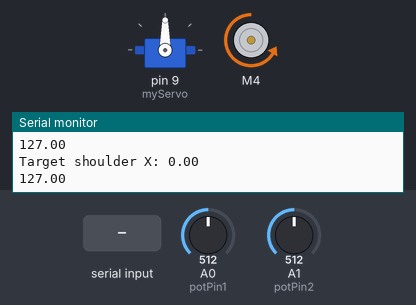
Simulated run of this sketch. Board: Arduino Uno, built with avr-gcc and run on an emulated ATmega328P. On the bench: servo, DC motor (green arrow = forward, orange = backward, longer = faster), the last lines printed to the serial monitor. Inputs (shaded band) come from the test bench; at power-on: A0 (potPin1) = 512, A1 (potPin2) = 512.

Above: at 1.2 s.
1.3 s: "90 45 200\n" received over Serial
At 3.0 s:
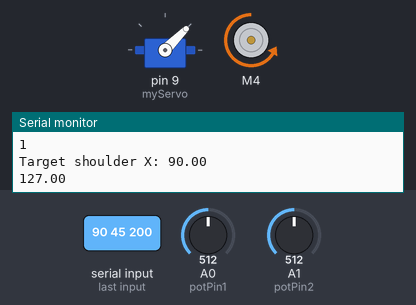
3.5 s: A0 (potPin1) set to 391
5.2 s: A0 (potPin1) set to 361
At 7.2 s:
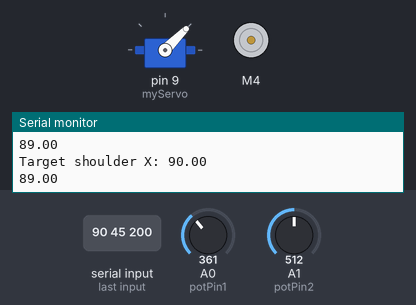
7.5 s: "30 150 10\n" received over Serial
At 9.1 s:
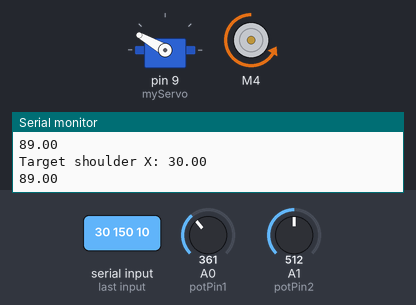
9.5 s: "5\n" received over Serial
At 10.8 s:
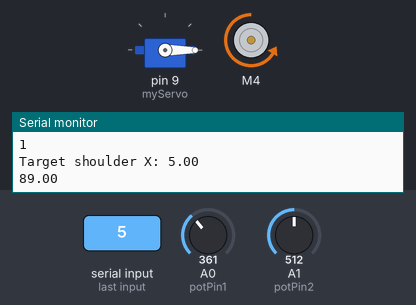
11.5 s: "90\n" received over Serial
At 12.4 s:
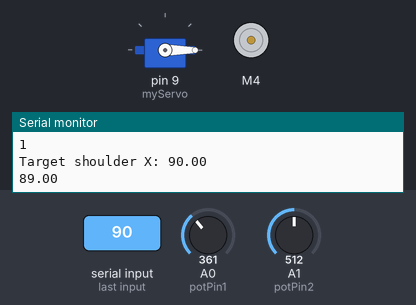
Timing chart, 0 to 14.5 s (numbered marks = the images above; inputs shaded):
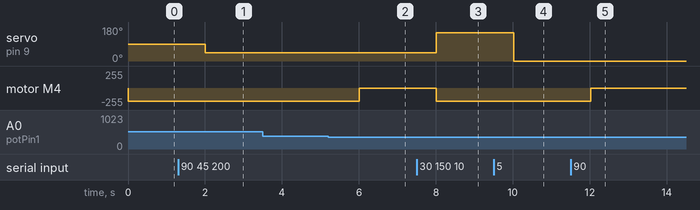

The sketch:

PID_control.ino
```cpp
#include "AFMotor.h"
#include "Servo.h"
#include "StringSplitter.h"

AF_DCMotor myMotor1(4, MOTOR12_64KHZ);
AF_DCMotor myMotor2(2, MOTOR12_64KHZ);

// Define the pins for potentiometer input
const int potPin1 = A0; // Analog pin for reading potentiometer value for motor 1
const int potPin2 = A1; // Analog pin for reading potentiometer value for motor 2

// Define the parameters for PID control
const double Kp = 1.5; // Proportional gain
const double Ki = 0.2; // Integral gain
const double Kd = 2; // Derivative gain

// Define variables for PID control
double targetPosition1 = 0; // Target position for motor 1
double targetPosition2 = 0; // Target position for motor 2

double currentPosition1 = 0; // Current position read from potentiometer for motor 1
double currentPosition2 = 0; // Current position read from potentiometer for motor 2

double previousError1 = 0; // Error in previous iteration for motor 1
double previousError2 = 0; // Error in previous iteration for motor 2

double integral1 = 0; // Integral term for motor 1
double integral2 = 0; // Integral term for motor 2

bool numeric = false;

Servo myServo;

void setup() {
  // Initialize serial communication for debugging
  Serial.begin(9600);
  myServo.attach(9);
  myMotor1.setSpeed(200);
}

void loop() {

  if (Serial.available() > 0){
    String command = Serial.readStringUntil('\n');

    if (isDigit(command.charAt(0))){
      numeric = true;
    } else {
      numeric = false;
    }

    // split the command
    char command_1[command.length()];
    command.toCharArray(command_1, command.length() + 1);

     char* v[3];
     int i = 0;
     char* p;
     p = strtok(command_1, " ");
     while(p ){
      v[i] = p;
      p = strtok(NULL, " ");
      i++;
      Serial.println(p);
     }


     if (numeric){
      String v1 = v[0];
     String v2 = v[1];
     String v3 = v[2];
      targetPosition1 = v1.toInt();
      targetPosition2 = v2.toInt();
      Serial.print(targetPosition1); Serial.print(" ");
      Serial.println(targetPosition2);
      myServo.write(targetPosition2);
      Serial.println(numeric);
     }

  }

  Serial.print("Target shoulder X: "); Serial.println(targetPosition1);

  // read potentiometer values
  currentPosition1 = map(analogRead(potPin1), 0, 1023, 0, 255);
  currentPosition2 = map(analogRead(potPin2), 0, 1023, 0, 255);


  Serial.println(currentPosition1);
  // Calculate errors
  double error1 = targetPosition1 - currentPosition1;
  double error2 = targetPosition2 - currentPosition2;

  // Calculate PID control outputs
  // double output1 = Kp * error1 +  Kd * (error1 - previousError1);
  // double output2 = Kp * error2 + Ki * integral2 + Kd * (error2 - previousError2);

  if (error1 <= 3 && error1 >= -3){
    myMotor1.run(RELEASE);
  } else if(error1 > 3){
    myMotor1.run(FORWARD);
  } else if(error1 < -3){
    myMotor1.run(BACKWARD);
  }

  // // Update integral terms
  // integral1 += error1;
  // integral2 += error2;

  // // Update previous errors
  // previousError1 = error1;
  // previousError2 = error2;

  // // Limit the outputs to the motor speed range (-255 to 255)
  // int motorSpeed1 = constrain(output1, -255, 255);
  // int motorSpeed2 = constrain(output2, -255, 255);

  // // Apply control signals to the motors
  // if (motorSpeed1 >= 0) {
  //   myMotor1.run(FORWARD);
  //   myMotor1.setSpeed(motorSpeed1);
  // } else {
  //   myMotor1.run(BACKWARD);
  //   myMotor1.setSpeed(-motorSpeed1);
  // }

  // if (motorSpeed2 >= 0) {
  //   myMotor2.run(FORWARD);
  //   myMotor2.setSpeed(motorSpeed2);
  // } else {
  //   myMotor2.run(BACKWARD);
  //   myMotor2.setSpeed(-motorSpeed2);
  // }

  // Print debug information
  // Serial.print("Motor 1 - Target Position: ");
  // Serial.print(targetPosition1);
  // Serial.print(", Current Position: ");
  // Serial.print(currentPosition1);
  // Serial.print(", Motor Speed: ");
  // Serial.println(motorSpeed1);

  // Serial.print("Motor 2 - Target Position: ");
  // Serial.print(targetPosition2);
  // Serial.print(", Current Position: ");
  // Serial.print(currentPosition2);
  // Serial.print(", Motor Speed: ");
  // Serial.println(motorSpeed2);

  // Delay between iterations
  delay(1000); // Adjust as needed
}
```

Measured:
- the behaviour switches between 378 and 377 on A0 (potPin1) (found by bisection; images 1 and 2)
- after the input at 1.3 s, servo on pin 9 (myServo): 90° → 45° after 0.70 s
- after the input at 5.2 s, motor M4: backward 200/255 → stopped after 0.81 s
- after the input at 7.5 s, servo on pin 9 (myServo): 45° → 150° after 0.51 s; motor M4: stopped → backward 200/255 after 0.52 s
- after the input at 9.5 s, servo on pin 9 (myServo): 150° → 0° after 0.52 s
- after the input at 11.5 s, motor M4: backward 200/255 → stopped after 0.52 s
